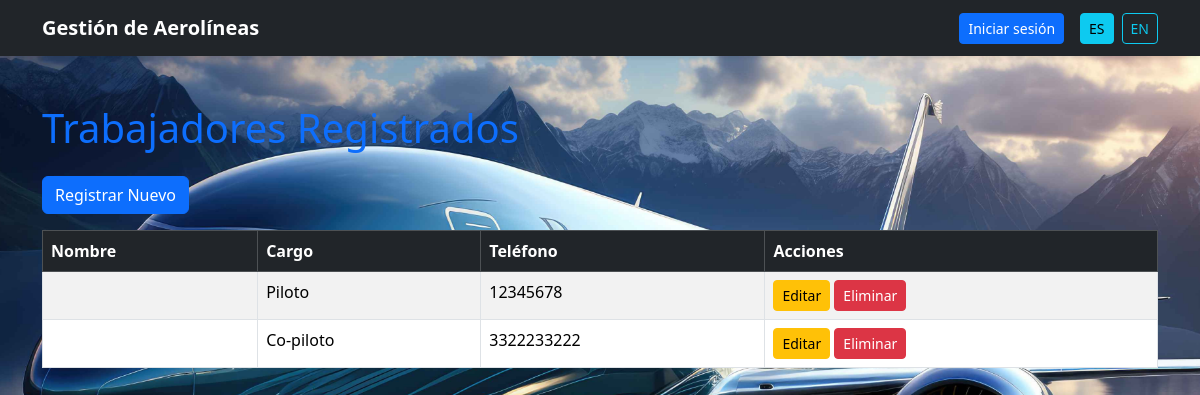
Before: /es/trabajadores/ with the older database file.
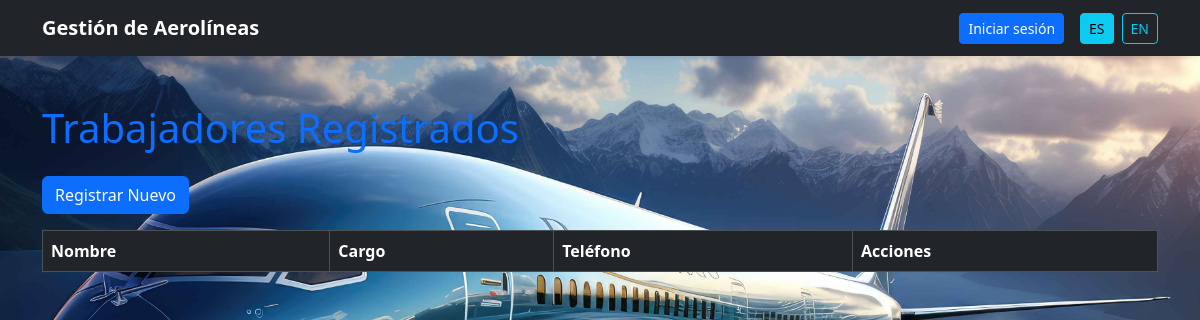
After: the same page with the newer database file.
### empleados/models.py (models this page shows, shortened)
class Trabajador(models.Model):
    usuario = models.OneToOneField(User, on_delete=models.CASCADE)
    dni = models.CharField(max_length=10, unique=True)
    cargo = models.CharField(max_length=50)
    telefono = models.CharField(max_length=15)
    fecha_ingreso = models.DateField()
    activo = models.BooleanField(default=True)

### empleados/views.py (the view)
# urls.py: path('', views.lista_trabajadores, name='lista_trabajadores'),
def lista_trabajadores(request):
    trabajadores = Trabajador.objects.filter(activo=True)
    return render(request, 'lista_trabajadores.html', {'trabajadores': trabajadores})

### empleados/templates/lista_trabajadores.html (shortened to what this page needs)
{% extends 'base.html' %}
{% block header %}Trabajadores Registrados{% endblock %}
{% block content %}
<a href="{% url 'registrar_trabajador' %}" class="btn btn-primary mb-3">Registrar Nuevo</a>
<table class="table table-striped table-bordered">
    <thead class="table-dark">
        <tr>
            <th>Nombre</th>
            <th>Cargo</th>
            <th>Teléfono</th>
            <th>Acciones</th>
        </tr>
    </thead>
    <tbody>
    {% for t in trabajadores %}
    <tr>
        <td>{{ t.usuario.first_name }} {{ t.usuario.last_name }}</td>
        <td>{{ t.cargo }}</td>
        <td>{{ t.telefono }}</td>
        <td>
            <a href="{% url 'editar_trabajador' t.id %}" class="btn btn-sm btn-warning">Editar</a>
            <a href="{% url 'eliminar_trabajador' t.id %}" class="btn btn-sm btn-danger">Eliminar</a>
        </td>
    </tr>
    {% endfor %}
    </tbody>
</table>
{% endblock %}

Changed rows visible on the page:
removed Trabajador: cargo "Piloto", telefono "12345678"
removed Trabajador: cargo "Co-piloto", telefono "3322233222"
